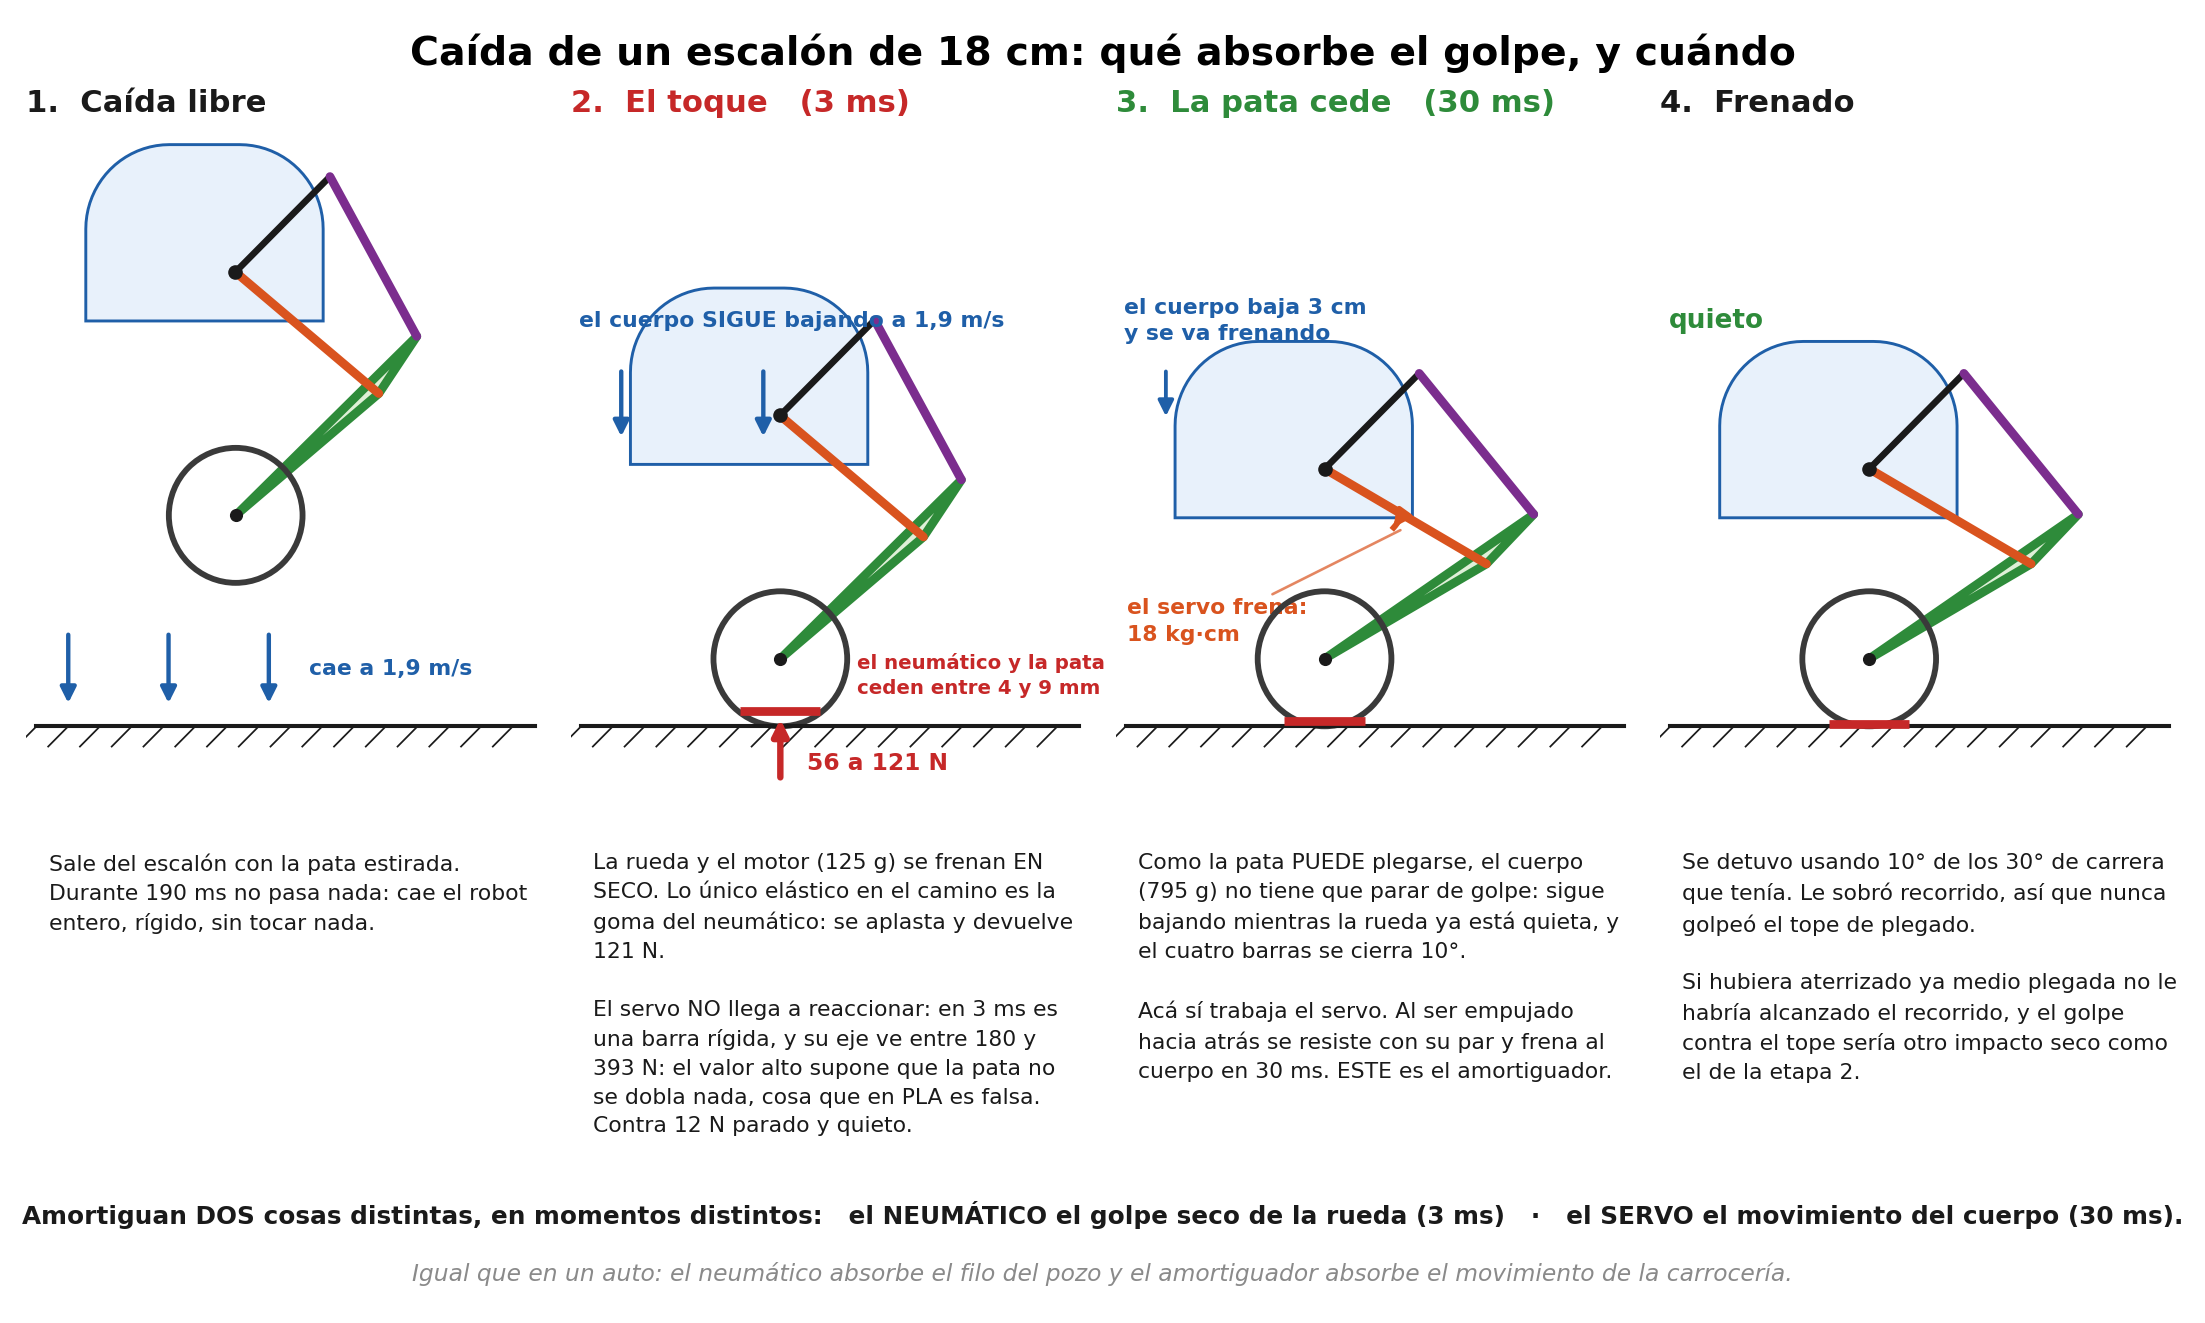

Here is the Python script that generated this plot:
"""Que amortigua el golpe cuando el robot cae de un escalon, paso por paso.

La respuesta corta: DOS cosas distintas, en dos momentos distintos.
  - los primeros 3 ms los absorbe SOLO el neumatico, aplastandose
  - los 30 ms siguientes los absorbe el SERVO, frenando mientras la pata se pliega
El servo no llega a reaccionar en los primeros 3 ms, asi que ahi es una barra rigida.
Es lo mismo que en un auto: el neumatico se come el filo del pozo, el amortiguador
se come el movimiento de la carroceria.

Numeros: secciones 5 y 6 de dinamica_pata.m, para un escalon de 18 cm.
Genera fig_aterrizaje.png en esta carpeta.      python fig_aterrizaje.py
"""
import math
import os
import matplotlib
matplotlib.use("Agg")
import matplotlib.pyplot as plt
from matplotlib.patches import Polygon, Circle, FancyArrowPatch, Arc

AQUI = os.path.dirname(os.path.abspath(__file__))

# --- geometria de la pata, igual que fig_casos.py (escala 80, segunda iteracion)
AB, AD, BC, CD, DP = 80.0, 112.0, 108.0, 40.8, 112.0
A45, DELTA, Rw = math.radians(45), math.radians(164), 40.0
CAB = dict(cx=-18.5, fondo=142.0, bajo_A=29.0, alto=104.5)
TH_LAND, TH_FIN = 40.0, 30.2          # aterriza estirada, frena usando 9.8 grados
H_CAIDA = 85.0                         # altura dibujada en la etapa 1 (no a escala)

NEGRO, GRIS, AZULC, NARANJA, VIOLETA, VERDE, ROJO = \
    "#1a1a1a", "#8a8a8a", "#1f5fa8", "#d9531e", "#7b2d8e", "#2e8b3a", "#c62828"
GOMA = "#3a3a3a"


def postura(theta_deg):
    t = math.radians(theta_deg)
    BD = math.sqrt(AB**2 + AD**2 - 2*AB*AD*math.cos(t + A45))
    a1 = math.acos((AD**2 + BD**2 - AB**2)/(2*AD*BD))
    a2 = math.acos((CD**2 + BD**2 - BC**2)/(2*CD*BD))
    psi = math.pi - t - a1 - a2
    A = (0.0, 0.0)
    B = (AB*math.cos(A45), AB*math.sin(A45))
    D = (AD*math.cos(t), -AD*math.sin(t))
    C = (D[0] + CD*math.cos(psi), D[1] + CD*math.sin(psi))
    P = (D[0] + DP*math.cos(psi + DELTA), D[1] + DP*math.sin(psi + DELTA))
    return A, B, C, D, P


def dibujar(ax, theta_deg, dy, aplaste=0.0):
    """Dibuja el robot con la pata en theta_deg, desplazado dy en vertical."""
    A, B, C, D, P = [(p[0], p[1] + dy) for p in postura(theta_deg)]
    x1, x2 = CAB["cx"] - CAB["fondo"]/2, CAB["cx"] + CAB["fondo"]/2
    y1, y2 = -CAB["bajo_A"] + dy, -CAB["bajo_A"] + CAB["alto"] + dy
    R = 50.0
    pts = [(x1, y1), (x2, y1)]
    pts += [(x2 - R + R*math.cos(k*math.pi/40), y2 - R + R*math.sin(k*math.pi/40)) for k in range(21)]
    pts += [(x1 + R + R*math.cos(math.pi/2 + k*math.pi/40), y2 - R + R*math.sin(math.pi/2 + k*math.pi/40))
            for k in range(21)]
    ax.add_patch(Polygon(pts, closed=True, facecolor="#e8f1fb", edgecolor=AZULC, lw=2, zorder=1))

    ax.plot([A[0], B[0]], [A[1], B[1]], color=NEGRO, lw=4.5, solid_capstyle="round", zorder=3)
    ax.plot([A[0], D[0]], [A[1], D[1]], color=NARANJA, lw=6, solid_capstyle="round", zorder=3)
    ax.plot([B[0], C[0]], [B[1], C[1]], color=VIOLETA, lw=6, solid_capstyle="round", zorder=3)
    ax.add_patch(Polygon([D, C, P], closed=True, facecolor="#dff0d8", edgecolor=VERDE,
                         lw=6, joinstyle="round", zorder=2))
    ax.add_patch(Circle(P, Rw, fill=False, color=GOMA, lw=4, zorder=4))
    if aplaste > 0:                                  # la huella aplastada contra el piso
        ax.plot([P[0] - 24, P[0] + 24], [P[1] - Rw + aplaste, P[1] - Rw + aplaste],
                color=ROJO, lw=6, solid_capstyle="butt", zorder=6)
    ax.plot(*A, "o", color=NEGRO, ms=9, zorder=6)
    ax.plot(*P, "o", color=NEGRO, ms=8, zorder=6)
    return A, P


def piso(ax, y, x0, x1):
    ax.plot([x0, x1], [y, y], color=NEGRO, lw=2.8, zorder=5)
    k = x0
    while k < x1:
        ax.plot([k, k - 12], [y, y - 12], color=NEGRO, lw=1.2, zorder=5)
        k += 19


def flecha(ax, p0, p1, color, lw=3.2):
    ax.add_patch(FancyArrowPatch(p0, p1, arrowstyle="-|>", mutation_scale=22,
                                 color=color, lw=lw, zorder=10))


# --- desplazamientos para que la rueda apoye en y = 0 en cada postura
_, P_L = (lambda r: (r[0], r[4]))(postura(TH_LAND))
_, P_F = (lambda r: (r[0], r[4]))(postura(TH_FIN))
DY_L = Rw - P_L[1]                      # aterrizaje, estirada
DY_F = Rw - P_F[1]                      # despues de plegarse
XL, XR = -125, 185
YB, YT = -40, 352

fig = plt.figure(figsize=(21, 12.6))
TIT = 21

etapas = [
    ("1.  Caída libre", NEGRO, TH_LAND, DY_L + H_CAIDA, 0.0),
    ("2.  El toque   (3 ms)", ROJO, TH_LAND, DY_L, 9.0),
    ("3.  La pata cede   (30 ms)", VERDE, TH_FIN, DY_F, 3.0),
    ("4.  Frenado", NEGRO, TH_FIN, DY_F, 1.5),
]
ejes = []
for i, (tit, col, th, dy, apl) in enumerate(etapas):
    ax = fig.add_axes([0.012 + i*0.247, 0.40, 0.235, 0.50])
    ax.set_xlim(XL, XR)
    ax.set_ylim(YB, YT)
    ax.axis("off")
    ax.set_title(tit, fontsize=TIT, fontweight="bold", loc="left", color=col, pad=14)
    A, P = dibujar(ax, th, dy, apl)
    piso(ax, 0.0, XL + 6, XR - 6)
    ejes.append((ax, A, P))

# ---------- anotaciones de cada etapa ----------
ax, A, P = ejes[0]                                   # caida libre
for x in (-100, -40, 20):
    flecha(ax, (x, 56), (x, 12), AZULC, lw=3.0)
ax.text(44, 34, "cae a 1,9 m/s", fontsize=15, color=AZULC,
        fontweight="bold", ha="left", va="center")

ax, A, P = ejes[1]                                   # el toque
flecha(ax, (P[0], -32), (P[0], 6), ROJO, lw=4.4)
ax.text(P[0] + 16, -22, "56 a 121 N", fontsize=16, color=ROJO, fontweight="bold", ha="left", va="center")
ax.text(P[0] + 46, 30, "el neumático y la pata\nceden entre 4 y 9 mm", fontsize=13.5, color=ROJO,
        fontweight="bold", ha="left", va="center", linespacing=1.4)
for x in (-95, -10):
    flecha(ax, (x, 212), (x, 170), AZULC, lw=3.0)
ax.text(-120, 240, "el cuerpo SIGUE bajando a 1,9 m/s", fontsize=15, color=AZULC,
        fontweight="bold", ha="left", va="center")

ax, A, P = ejes[2]                                   # la pata cede
ax.add_patch(Arc(A, 108, 108, theta1=-42, theta2=-28, color=NARANJA, lw=4, zorder=9))
flecha(ax, (54*math.cos(math.radians(-30)) + A[0], A[1] + 54*math.sin(math.radians(-30))),
       (54*math.cos(math.radians(-42)) + A[0], A[1] + 54*math.sin(math.radians(-42))), NARANJA, lw=3.6)
ax.annotate("el servo frena:\n18 kg·cm", (A[0] + 50, A[1] - 34), (-118, 62), fontsize=15,
            color=NARANJA, fontweight="bold", ha="left", va="center", linespacing=1.4,
            arrowprops=dict(arrowstyle="-", color=NARANJA, lw=1.8, alpha=0.7, shrinkB=6))
flecha(ax, (-95, 212), (-95, 182), AZULC, lw=2.6)
ax.text(-120, 240, "el cuerpo baja 3 cm\ny se va frenando", fontsize=15, color=AZULC,
        fontweight="bold", ha="left", va="center", linespacing=1.4)

ax, A, P = ejes[3]                                   # frenado
ax.text(-120, 240, "quieto", fontsize=18, color=VERDE, fontweight="bold", ha="left", va="center")

# ---------- textos debajo de cada etapa, fuera del dibujo ----------
textos = [
    "Sale del escalón con la pata estirada.\n"
    "Durante 190 ms no pasa nada: cae el robot\n"
    "entero, rígido, sin tocar nada.",

    "La rueda y el motor (125 g) se frenan EN\n"
    "SECO. Lo único elástico en el camino es la\n"
    "goma del neumático: se aplasta y devuelve\n"
    "121 N.\n\n"
    "El servo NO llega a reaccionar: en 3 ms es\n"
    "una barra rígida, y su eje ve entre 180 y\n"
    "393 N: el valor alto supone que la pata no\n"
    "se dobla nada, cosa que en PLA es falsa.\n"
    "Contra 12 N parado y quieto.",

    "Como la pata PUEDE plegarse, el cuerpo\n"
    "(795 g) no tiene que parar de golpe: sigue\n"
    "bajando mientras la rueda ya está quieta, y\n"
    "el cuatro barras se cierra 10°.\n\n"
    "Acá sí trabaja el servo. Al ser empujado\n"
    "hacia atrás se resiste con su par y frena al\n"
    "cuerpo en 30 ms. ESTE es el amortiguador.",

    "Se detuvo usando 10° de los 30° de carrera\n"
    "que tenía. Le sobró recorrido, así que nunca\n"
    "golpeó el tope de plegado.\n\n"
    "Si hubiera aterrizado ya medio plegada no le\n"
    "habría alcanzado el recorrido, y el golpe\n"
    "contra el tope sería otro impacto seco como\n"
    "el de la etapa 2.",
]
for i, txt in enumerate(textos):
    fig.text(0.022 + i*0.247, 0.355, txt, fontsize=15, va="top", ha="left",
             color=NEGRO, linespacing=1.55)

fig.suptitle("Caída de un escalón de 18 cm: qué absorbe el golpe, y cuándo",
             fontsize=27, fontweight="bold", y=0.975)
fig.text(0.5, 0.075,
         "Amortiguan DOS cosas distintas, en momentos distintos:   el NEUMÁTICO el golpe seco de la rueda (3 ms)"
         "   ·   el SERVO el movimiento del cuerpo (30 ms).",
         fontsize=17, ha="center", color=NEGRO, fontweight="bold")
fig.text(0.5, 0.032,
         "Igual que en un auto: el neumático absorbe el filo del pozo y el amortiguador absorbe el movimiento de la carrocería.",
         fontsize=16, ha="center", color=GRIS, style="italic")

salida = os.path.join(AQUI, "fig_aterrizaje.png")
fig.savefig(salida, dpi=105)
print("guardado", salida)
